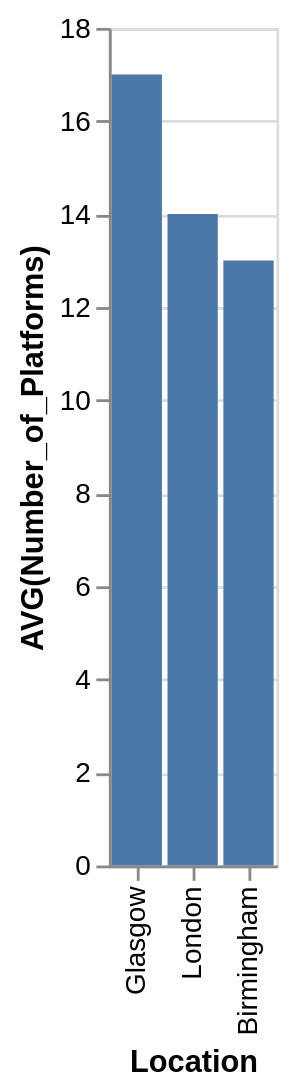

Vega-Lite specification stored for this chart:
### Vega-Lite specification from a JSON file in a GitHub repository (floating-point values rounded to 4 significant figures)
{"data": {"values": [{"x_data": "Glasgow", "y_data": 17}, {"x_data": "London", "y_data": 14}, {"x_data": "Birmingham", "y_data": 13}]}, "mark": "bar", "encoding": {"x": {"field": "x_data", "type": "nominal", "title": "Location", "sort": {"op": "sum", "field": "y_data", "order": "descending"}}, "y": {"field": "y_data", "type": "quantitative", "title": "AVG(Number_of_Platforms)"}}}
